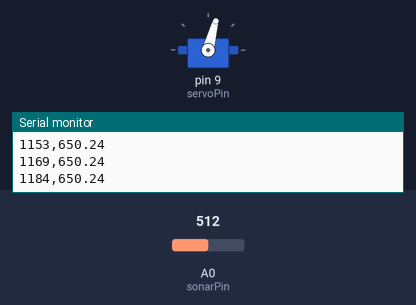
A sketch run on a simulated Arduino Uno, built with avr-gcc and run on an emulated ATmega328P. On the bench: servo, the last lines printed to the serial monitor. The test bench sets the inputs (shaded band); at power-on: A0 (sonarPin) = 512.

Above: at 1.2 s.
1.3 s: A0 (sonarPin) set to 9
At 3.5 s:
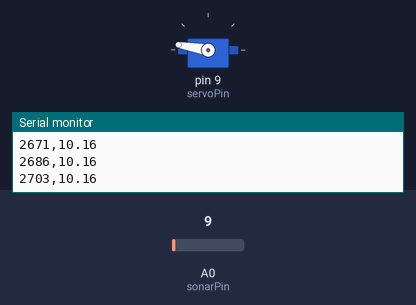
4.3 s: A0 (sonarPin) set to 6
At 6.9 s:
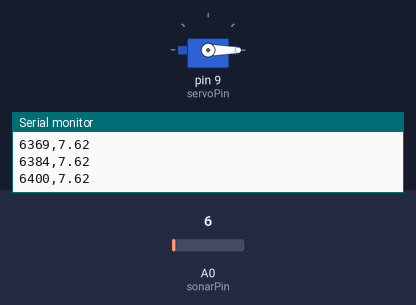
Timing chart, 0 to 13.3 s (numbered marks = the images above; inputs shaded):
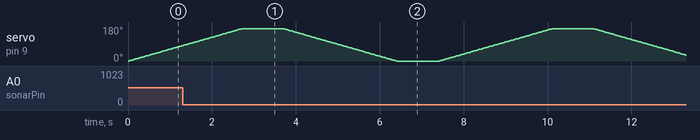

Measured:
- the behaviour switches between 8 and 7 on A0 (sonarPin) (found by bisection; images 1 and 2)

The sketch:

Sweep.ino
```cpp
#include <Servo.h>

Servo myservo;
int pos = 0;
int sonarPin = 0;
int servoPin = 9;

int counter = 12;

void setup() {
  myservo.attach(servoPin);  // attaches the servo on pin 9 to the servo object
  Serial.begin(9600);
}

void loop() {
  while (counter == 0) {} // this basically means it's done

  for (pos = 0; pos <= 170;pos ++) {
    myservo.write(pos);
    delay(15);
    printReading();
  }
  delay(1000);
  printPlaceHolder();
  for (pos = 170; pos >= 0; pos--) {
    myservo.write(pos);
    delay(15);
    printReading();
  }
  delay(1000);
  printPlaceHolder();

  counter--;
}

void printReading() {
  double cm = analogRead(sonarPin) / 2 * 2.54;
  Serial.print(millis());
  Serial.print(",");
  Serial.println(cm);
}

void printPlaceHolder() {
  Serial.println("-1,-1");
}
```
